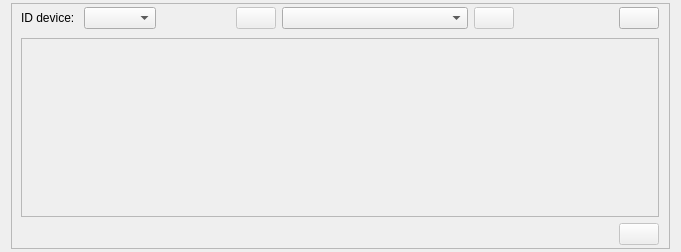
<?xml version="1.0" encoding="UTF-8"?>
<ui version="4.0">
 <class>Form_live_plot</class>
 <widget class="QWidget" name="Form_live_plot">
  <property name="geometry">
   <rect>
    <x>0</x>
    <y>0</y>
    <width>681</width>
    <height>252</height>
   </rect>
  </property>
  <property name="windowTitle">
   <string>Form</string>
  </property>
  <layout class="QVBoxLayout" name="verticalLayout_live_plot">
   <property name="topMargin">
    <number>3</number>
   </property>
   <property name="bottomMargin">
    <number>3</number>
   </property>
   <item>
    <widget class="QFrame" name="frame_live_plot">
     <property name="frameShape">
      <enum>QFrame::StyledPanel</enum>
     </property>
     <property name="frameShadow">
      <enum>QFrame::Raised</enum>
     </property>
     <layout class="QVBoxLayout" name="verticalLayout_frame_live_plot" stretch="0,8,1">
      <property name="topMargin">
       <number>3</number>
      </property>
      <property name="rightMargin">
       <number>10</number>
      </property>
      <property name="bottomMargin">
       <number>3</number>
      </property>
      <item>
       <layout class="QGridLayout" name="gridLayout_live_plot_selection" rowstretch="8,1" columnstretch="3,4,2" rowminimumheight="2,1">
        <item row="0" column="0">
         <layout class="QHBoxLayout" name="horizontalLayout_live_plot_id">
          <item>
           <widget class="QLabel" name="label_live_plot_id_tag">
            <property name="sizePolicy">
             <sizepolicy hsizetype="Preferred" vsizetype="Fixed">
              <horstretch>0</horstretch>
              <verstretch>0</verstretch>
             </sizepolicy>
            </property>
            <property name="text">
             <string>ID device: </string>
            </property>
           </widget>
          </item>
          <item>
           <widget class="QComboBox" name="comboBox_live_plot_id_select"/>
          </item>
          <item>
           <spacer name="horizontalSpacer_live_plot_id">
            <property name="orientation">
             <enum>Qt::Horizontal</enum>
            </property>
            <property name="sizeHint" stdset="0">
             <size>
              <width>40</width>
              <height>20</height>
             </size>
            </property>
           </spacer>
          </item>
         </layout>
        </item>
        <item row="0" column="1">
         <layout class="QHBoxLayout" name="horizontalLayout_live_plot_var">
          <item>
           <widget class="QPushButton" name="pushButton_live_plot_left_var">
            <property name="enabled">
             <bool>false</bool>
            </property>
            <property name="sizePolicy">
             <sizepolicy hsizetype="Fixed" vsizetype="Fixed">
              <horstretch>0</horstretch>
              <verstretch>0</verstretch>
             </sizepolicy>
            </property>
            <property name="text">
             <string/>
            </property>
            <property name="icon">
             <iconset resource="icons.qrc">
              <normaloff>:/icon_arrow_left/images/icons8-chevron-left-24.png</normaloff>:/icon_arrow_left/images/icons8-chevron-left-24.png</iconset>
            </property>
           </widget>
          </item>
          <item>
           <widget class="QComboBox" name="comboBox_live_plot_var_select"/>
          </item>
          <item>
           <widget class="QPushButton" name="pushButton_live_plot_right_var">
            <property name="enabled">
             <bool>false</bool>
            </property>
            <property name="sizePolicy">
             <sizepolicy hsizetype="Fixed" vsizetype="Fixed">
              <horstretch>0</horstretch>
              <verstretch>0</verstretch>
             </sizepolicy>
            </property>
            <property name="text">
             <string/>
            </property>
            <property name="icon">
             <iconset resource="icons.qrc">
              <normaloff>:/icon_arrow_right/images/icons8-chevron-right-24.png</normaloff>:/icon_arrow_right/images/icons8-chevron-right-24.png</iconset>
            </property>
           </widget>
          </item>
         </layout>
        </item>
        <item row="1" column="2">
         <spacer name="horizontalSpacer_selection_center_right">
          <property name="orientation">
           <enum>Qt::Horizontal</enum>
          </property>
          <property name="sizeHint" stdset="0">
           <size>
            <width>40</width>
            <height>3</height>
           </size>
          </property>
         </spacer>
        </item>
        <item row="1" column="0">
         <spacer name="horizontalSpacer_selection_center_left">
          <property name="orientation">
           <enum>Qt::Horizontal</enum>
          </property>
          <property name="sizeHint" stdset="0">
           <size>
            <width>40</width>
            <height>3</height>
           </size>
          </property>
         </spacer>
        </item>
        <item row="0" column="2">
         <layout class="QHBoxLayout" name="horizontalLayout_remove">
          <item>
           <spacer name="horizontalSpacer_remove">
            <property name="orientation">
             <enum>Qt::Horizontal</enum>
            </property>
            <property name="sizeHint" stdset="0">
             <size>
              <width>40</width>
              <height>20</height>
             </size>
            </property>
           </spacer>
          </item>
          <item>
           <widget class="QPushButton" name="pushButton_remove">
            <property name="sizePolicy">
             <sizepolicy hsizetype="Fixed" vsizetype="Fixed">
              <horstretch>0</horstretch>
              <verstretch>0</verstretch>
             </sizepolicy>
            </property>
            <property name="text">
             <string/>
            </property>
            <property name="icon">
             <iconset resource="icons.qrc">
              <normaloff>:/icon_close/images/close.png</normaloff>:/icon_close/images/close.png</iconset>
            </property>
           </widget>
          </item>
         </layout>
        </item>
       </layout>
      </item>
      <item>
       <widget class="QFrame" name="frame_live_plot_display">
        <property name="minimumSize">
         <size>
          <width>0</width>
          <height>150</height>
         </size>
        </property>
        <property name="frameShape">
         <enum>QFrame::StyledPanel</enum>
        </property>
        <property name="frameShadow">
         <enum>QFrame::Raised</enum>
        </property>
       </widget>
      </item>
      <item>
       <layout class="QHBoxLayout" name="horizontalLayout_bottom_stop_play">
        <item>
         <spacer name="horizontalSpacer_bottom_stop_play">
          <property name="orientation">
           <enum>Qt::Horizontal</enum>
          </property>
          <property name="sizeHint" stdset="0">
           <size>
            <width>40</width>
            <height>10</height>
           </size>
          </property>
         </spacer>
        </item>
        <item>
         <widget class="QPushButton" name="pushButton_bottom_stop_play">
          <property name="enabled">
           <bool>false</bool>
          </property>
          <property name="text">
           <string/>
          </property>
          <property name="icon">
           <iconset resource="icons.qrc">
            <normaloff>:/icon_start/images/play_button_green.png</normaloff>
            <disabledoff>:/icon_start/images/play_button_disabled.png</disabledoff>
            <disabledon>:/icon_start/images/play_button_disabled.png</disabledon>:/icon_start/images/play_button_green.png</iconset>
          </property>
         </widget>
        </item>
       </layout>
      </item>
     </layout>
    </widget>
   </item>
  </layout>
 </widget>
 <resources>
  <include location="icons.qrc"/>
 </resources>
 <connections/>
</ui>
